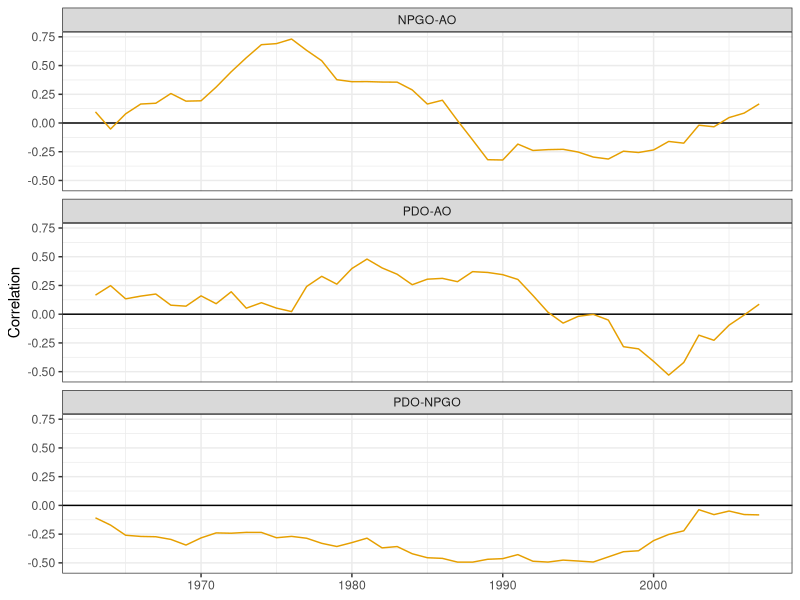
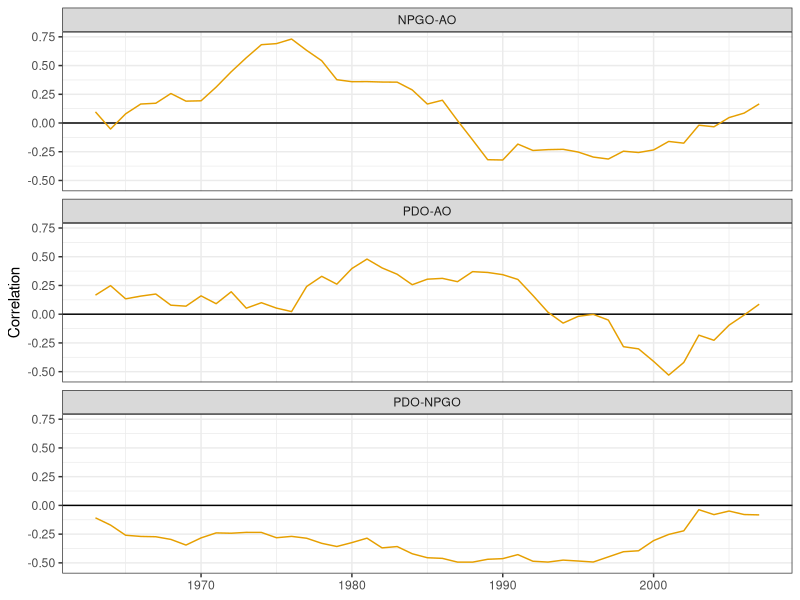

The R source for these figures, in order:
library(tidyverse)

# combine AO, PDO, NPGO (winter values) in one data frame
dat1 <- read.csv("data/climate data.csv")

head(dat1)

dat2 <- read.csv("data/winter pdo-npgo.csv")

dat1 <- dat1 %>%
  select(year, AO.jfm)

dat <- left_join(dat1, dat2)

# 11-yr rolling correlations

correlations <- as.data.frame(matrix(nrow=69-25, ncol=3))
colnames(correlations) <- c("PDO-NPGO", "PDO-AO", "NPGO-AO")


for(i in 1951:1995){
  # i <- 1951
  
  temp <- dat[dat$year %in% i:(i+24),]
  
  correlations[(i-1950),1] <- cor(temp[,2], temp[,3])
  correlations[(i-1950),2] <- cor(temp[,1], temp[,2])
  correlations[(i-1950),3] <- cor(temp[,1], temp[,3])
}

correlations$year <- 1963:2007
correlations <- correlations %>%
  pivot_longer(cols=-year)

# load colorblind palette 
cb <- c("#999999", "#E69F00", "#56B4E9", "#009E73", "#F0E442", "#0072B2", "#D55E00", "#CC79A7")

ggplot(correlations, aes(year, value)) +
  facet_wrap(~name, nrow=3) + geom_hline(yintercept = 0) + theme_bw() +
  geom_line(color=cb[2]) + 
  xlab("") + ylab("Correlation") + theme(axis.title.x = element_blank())

ggsave("figs/rolling 25-yr correlations pdo npgo ao.png", width=6, height=6, units='in')
# PDO-NPGO doesn't look right! need to check